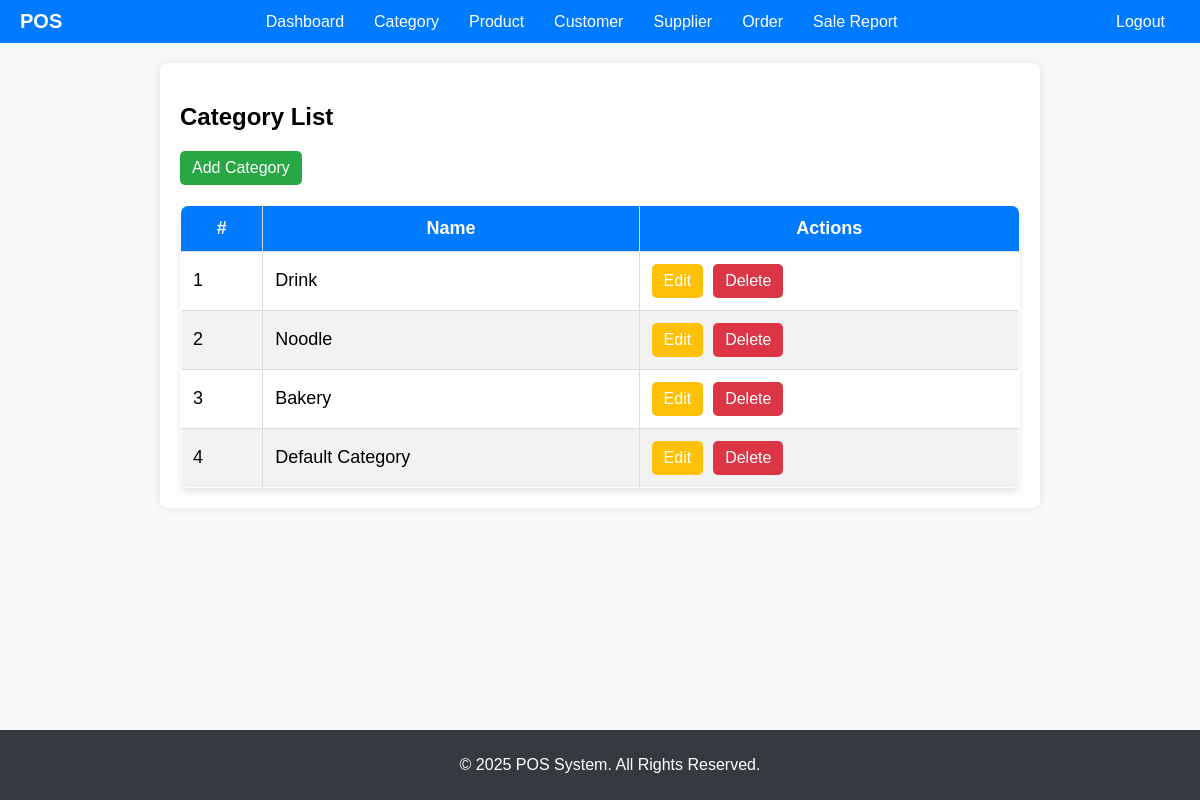
Page /categories/ on the committed database.
### categories/models.py (models this page shows, shortened)
class Category(models.Model):
    name = models.CharField(max_length=255, unique=True)

### categories/views.py (the view)
# urls.py: path("categories/", category_list, name="category_list"),
def category_list(request):
    category_list = Category.objects.all()
    paginator = Paginator(category_list, 15)  # Display 15 categories per page
    page_number = request.GET.get('page')
    categories = paginator.get_page(page_number)
    return render(request, "category_list.html", {"categories": categories})

### categories/templates/category_list.html (shortened to what this page needs)
{% extends "base.html" %}
{% load static %}
{% block content %}
    <h2>Category List</h2>
    <a href="{% url 'category_add' %}" class="btn btn-success">Add Category</a>
    <table class="styled-table">
        <thead>
            <tr>
                <th>#</th>
                <th>Name</th>
                <th>Actions</th>
            </tr>
        </thead>
        <tbody>
            {% for category in categories %}
            <tr>
                <td>{{ forloop.counter }}</td>
                <td>{{ category.name }}</td>
                <td>
                    <a href="{% url 'category_edit' category.id %}" class="btn btn-warning">Edit</a>
                    <a href="{% url 'category_delete' category.id %}" class="btn btn-danger">Delete</a>
                </td>
            </tr>
            {% empty %}
            <tr>
                <td colspan="3" style="text-align: center;">No categories found.</td>
            </tr>
            {% endfor %}
        </tbody>
    </table>
{% endblock %}

### static/css/style.css (style rules this page uses)
body { font-family: Arial, sans-serif; margin: 20px; }
table { width: 100%; border-collapse: collapse; margin-top: 20px; }
table, th, td { border: 1px solid black; }
th, td { padding: 10px; text-align: left; }

### templates/base.html (style rules this page uses)
body { font-family: Arial, sans-serif; margin: 0; padding: 0; background-color: #f8f9fa; }

### categories/templates/category_list.html (style rules this page uses)
.styled-table { width: 100%; border-collapse: collapse; margin-top: 20px; font-size: 18px; text-align: left; border-radius: 8px; overflow: hidden; box-shadow: 0px 4px 6px rgba(0, 0, 0, 0.1); }
.styled-table th, .styled-table td { padding: 12px; border: 1px solid #ddd; }
.styled-table th { background-color: #007bff; color: white; text-align: center; }
.styled-table tr:nth-child(even) { background-color: #f2f2f2; }
.btn { padding: 8px 12px; border: none; border-radius: 5px; color: white; text-decoration: none; font-size: 16px; display: inline-block; margin-right: 5px; text-align: center; }
.btn-success { background-color: #28a745; }
.btn-warning { background-color: #ffc107; }
.btn-danger { background-color: #dc3545; }

### rows in the picture
Category: name "Drink"
Category: name "Noodle"
Category: name "Bakery"
Category: name "Default Category"
